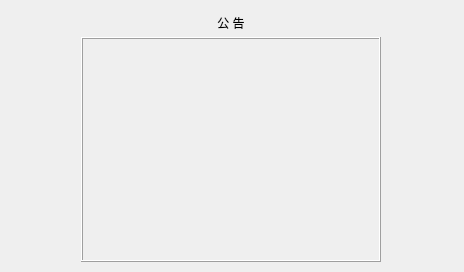
<?xml version="1.0" encoding="UTF-8"?>
<ui version="4.0">
 <class>WndClientLogin</class>
 <widget class="QDialog" name="WndClientLogin">
  <property name="geometry">
   <rect>
    <x>0</x>
    <y>0</y>
    <width>464</width>
    <height>272</height>
   </rect>
  </property>
  <property name="windowTitle">
   <string>Login</string>
  </property>
  <property name="sizeGripEnabled">
   <bool>false</bool>
  </property>
  <property name="modal">
   <bool>false</bool>
  </property>
  <widget class="QStackedWidget" name="stack_widget">
   <property name="geometry">
    <rect>
     <x>0</x>
     <y>0</y>
     <width>461</width>
     <height>271</height>
    </rect>
   </property>
   <property name="toolTip">
    <string/>
   </property>
   <property name="currentIndex">
    <number>4</number>
   </property>
   <widget class="QWidget" name="page_login">
    <layout class="QGridLayout" name="gridLayout_13">
     <property name="leftMargin">
      <number>0</number>
     </property>
     <property name="topMargin">
      <number>0</number>
     </property>
     <property name="rightMargin">
      <number>0</number>
     </property>
     <property name="bottomMargin">
      <number>0</number>
     </property>
     <item row="0" column="0">
      <widget class="QWidget" name="widget" native="true">
       <layout class="QGridLayout" name="gridLayout_6">
        <item row="0" column="1">
         <spacer name="verticalSpacer">
          <property name="orientation">
           <enum>Qt::Vertical</enum>
          </property>
          <property name="sizeHint" stdset="0">
           <size>
            <width>20</width>
            <height>81</height>
           </size>
          </property>
         </spacer>
        </item>
        <item row="1" column="0">
         <spacer name="horizontalSpacer_9">
          <property name="orientation">
           <enum>Qt::Horizontal</enum>
          </property>
          <property name="sizeHint" stdset="0">
           <size>
            <width>75</width>
            <height>20</height>
           </size>
          </property>
         </spacer>
        </item>
        <item row="1" column="1">
         <layout class="QGridLayout" name="gridLayout">
          <item row="0" column="0" colspan="4">
           <layout class="QGridLayout" name="gridLayout_2">
            <item row="0" column="1">
             <widget class="QLineEdit" name="edt_login_account">
              <property name="text">
               <string>111111</string>
              </property>
             </widget>
            </item>
            <item row="1" column="0">
             <widget class="QLabel" name="label_2">
              <property name="text">
               <string>密码:</string>
              </property>
              <property name="buddy">
               <cstring>edt_login_pwd</cstring>
              </property>
             </widget>
            </item>
            <item row="1" column="1">
             <widget class="QLineEdit" name="edt_login_pwd">
              <property name="text">
               <string>222222</string>
              </property>
             </widget>
            </item>
            <item row="0" column="0">
             <widget class="QLabel" name="label">
              <property name="text">
               <string>账号:</string>
              </property>
              <property name="buddy">
               <cstring>edt_login_account</cstring>
              </property>
             </widget>
            </item>
           </layout>
          </item>
          <item row="1" column="0">
           <spacer name="horizontalSpacer_3">
            <property name="orientation">
             <enum>Qt::Horizontal</enum>
            </property>
            <property name="sizeHint" stdset="0">
             <size>
              <width>31</width>
              <height>20</height>
             </size>
            </property>
           </spacer>
          </item>
          <item row="1" column="1">
           <widget class="QPushButton" name="btn_login">
            <property name="cursor">
             <cursorShape>PointingHandCursor</cursorShape>
            </property>
            <property name="text">
             <string>登 录</string>
            </property>
           </widget>
          </item>
          <item row="1" column="2">
           <widget class="QPushButton" name="btn_unbind">
            <property name="cursor">
             <cursorShape>PointingHandCursor</cursorShape>
            </property>
            <property name="text">
             <string>解 绑</string>
            </property>
           </widget>
          </item>
          <item row="1" column="3">
           <widget class="QPushButton" name="btn_exit">
            <property name="cursor">
             <cursorShape>PointingHandCursor</cursorShape>
            </property>
            <property name="text">
             <string>退 出</string>
            </property>
           </widget>
          </item>
         </layout>
        </item>
        <item row="1" column="2">
         <spacer name="horizontalSpacer_10">
          <property name="orientation">
           <enum>Qt::Horizontal</enum>
          </property>
          <property name="sizeHint" stdset="0">
           <size>
            <width>74</width>
            <height>20</height>
           </size>
          </property>
         </spacer>
        </item>
        <item row="2" column="1">
         <spacer name="verticalSpacer_2">
          <property name="orientation">
           <enum>Qt::Vertical</enum>
          </property>
          <property name="sizeHint" stdset="0">
           <size>
            <width>20</width>
            <height>80</height>
           </size>
          </property>
         </spacer>
        </item>
       </layout>
      </widget>
     </item>
    </layout>
   </widget>
   <widget class="QWidget" name="page_reg">
    <layout class="QGridLayout" name="gridLayout_10">
     <property name="leftMargin">
      <number>0</number>
     </property>
     <property name="topMargin">
      <number>0</number>
     </property>
     <property name="rightMargin">
      <number>0</number>
     </property>
     <property name="bottomMargin">
      <number>0</number>
     </property>
     <item row="0" column="0">
      <widget class="QWidget" name="widget_2" native="true">
       <layout class="QGridLayout" name="gridLayout_7">
        <item row="1" column="0">
         <spacer name="horizontalSpacer_11">
          <property name="orientation">
           <enum>Qt::Horizontal</enum>
          </property>
          <property name="sizeHint" stdset="0">
           <size>
            <width>63</width>
            <height>20</height>
           </size>
          </property>
         </spacer>
        </item>
        <item row="1" column="1" colspan="3">
         <layout class="QGridLayout" name="gridLayout_3">
          <item row="2" column="0">
           <widget class="QLabel" name="label_3">
            <property name="text">
             <string>QQ:</string>
            </property>
           </widget>
          </item>
          <item row="1" column="0">
           <widget class="QLabel" name="label_6">
            <property name="text">
             <string>密码:</string>
            </property>
           </widget>
          </item>
          <item row="0" column="0">
           <widget class="QLabel" name="label_5">
            <property name="text">
             <string>账号:</string>
            </property>
           </widget>
          </item>
          <item row="0" column="1">
           <widget class="QLineEdit" name="edt_reg_account">
            <property name="toolTip">
             <string>字母数字组合, 6-12位</string>
            </property>
            <property name="text">
             <string>111111</string>
            </property>
           </widget>
          </item>
          <item row="2" column="1">
           <widget class="QLineEdit" name="edt_reg_qq">
            <property name="toolTip">
             <string>字母数字组合, 5-10位</string>
            </property>
            <property name="text">
             <string>333333</string>
            </property>
           </widget>
          </item>
          <item row="1" column="1">
           <widget class="QLineEdit" name="edt_reg_pwd">
            <property name="toolTip">
             <string>字母数字组合, 6-12位</string>
            </property>
            <property name="text">
             <string>222222</string>
            </property>
           </widget>
          </item>
         </layout>
        </item>
        <item row="1" column="4">
         <spacer name="horizontalSpacer_12">
          <property name="orientation">
           <enum>Qt::Horizontal</enum>
          </property>
          <property name="sizeHint" stdset="0">
           <size>
            <width>62</width>
            <height>20</height>
           </size>
          </property>
         </spacer>
        </item>
        <item row="2" column="1">
         <spacer name="horizontalSpacer_5">
          <property name="orientation">
           <enum>Qt::Horizontal</enum>
          </property>
          <property name="sizeHint" stdset="0">
           <size>
            <width>53</width>
            <height>20</height>
           </size>
          </property>
         </spacer>
        </item>
        <item row="2" column="2">
         <widget class="QPushButton" name="btn_reg">
          <property name="cursor">
           <cursorShape>PointingHandCursor</cursorShape>
          </property>
          <property name="text">
           <string>注 册</string>
          </property>
         </widget>
        </item>
        <item row="2" column="3">
         <spacer name="horizontalSpacer_6">
          <property name="orientation">
           <enum>Qt::Horizontal</enum>
          </property>
          <property name="sizeHint" stdset="0">
           <size>
            <width>53</width>
            <height>20</height>
           </size>
          </property>
         </spacer>
        </item>
        <item row="0" column="2">
         <spacer name="verticalSpacer_3">
          <property name="orientation">
           <enum>Qt::Vertical</enum>
          </property>
          <property name="sizeHint" stdset="0">
           <size>
            <width>20</width>
            <height>55</height>
           </size>
          </property>
         </spacer>
        </item>
        <item row="3" column="2">
         <spacer name="verticalSpacer_4">
          <property name="orientation">
           <enum>Qt::Vertical</enum>
          </property>
          <property name="sizeHint" stdset="0">
           <size>
            <width>20</width>
            <height>54</height>
           </size>
          </property>
         </spacer>
        </item>
       </layout>
      </widget>
     </item>
    </layout>
   </widget>
   <widget class="QWidget" name="page_pay">
    <layout class="QGridLayout" name="gridLayout_11">
     <property name="leftMargin">
      <number>0</number>
     </property>
     <property name="topMargin">
      <number>0</number>
     </property>
     <property name="rightMargin">
      <number>0</number>
     </property>
     <property name="bottomMargin">
      <number>0</number>
     </property>
     <item row="0" column="0">
      <widget class="QWidget" name="widget_3" native="true">
       <layout class="QGridLayout" name="gridLayout_8">
        <item row="0" column="2">
         <spacer name="verticalSpacer_5">
          <property name="orientation">
           <enum>Qt::Vertical</enum>
          </property>
          <property name="sizeHint" stdset="0">
           <size>
            <width>20</width>
            <height>62</height>
           </size>
          </property>
         </spacer>
        </item>
        <item row="1" column="1" colspan="3">
         <layout class="QVBoxLayout" name="verticalLayout_2">
          <item>
           <widget class="QLabel" name="label_13">
            <property name="text">
             <string>账号:</string>
            </property>
           </widget>
          </item>
          <item>
           <widget class="QLineEdit" name="edt_pay_account">
            <property name="text">
             <string/>
            </property>
           </widget>
          </item>
         </layout>
        </item>
        <item row="2" column="0">
         <spacer name="horizontalSpacer_13">
          <property name="orientation">
           <enum>Qt::Horizontal</enum>
          </property>
          <property name="sizeHint" stdset="0">
           <size>
            <width>74</width>
            <height>20</height>
           </size>
          </property>
         </spacer>
        </item>
        <item row="2" column="1" colspan="3">
         <layout class="QVBoxLayout" name="verticalLayout">
          <item>
           <widget class="QLabel" name="lbe_pay_key">
            <property name="toolTip">
             <string>&gt;&gt; 点我购卡 &lt;&lt;</string>
            </property>
            <property name="text">
             <string>充值卡号:</string>
            </property>
            <property name="openExternalLinks">
             <bool>false</bool>
            </property>
            <property name="textInteractionFlags">
             <set>Qt::TextSelectableByMouse</set>
            </property>
           </widget>
          </item>
          <item>
           <widget class="QLineEdit" name="edt_pay_key">
            <property name="text">
             <string/>
            </property>
           </widget>
          </item>
         </layout>
        </item>
        <item row="2" column="4">
         <spacer name="horizontalSpacer_14">
          <property name="orientation">
           <enum>Qt::Horizontal</enum>
          </property>
          <property name="sizeHint" stdset="0">
           <size>
            <width>73</width>
            <height>20</height>
           </size>
          </property>
         </spacer>
        </item>
        <item row="3" column="1">
         <spacer name="horizontalSpacer_7">
          <property name="orientation">
           <enum>Qt::Horizontal</enum>
          </property>
          <property name="sizeHint" stdset="0">
           <size>
            <width>42</width>
            <height>20</height>
           </size>
          </property>
         </spacer>
        </item>
        <item row="3" column="2">
         <widget class="QPushButton" name="btn_pay">
          <property name="cursor">
           <cursorShape>PointingHandCursor</cursorShape>
          </property>
          <property name="text">
           <string>充 值</string>
          </property>
         </widget>
        </item>
        <item row="3" column="3">
         <spacer name="horizontalSpacer_8">
          <property name="orientation">
           <enum>Qt::Horizontal</enum>
          </property>
          <property name="sizeHint" stdset="0">
           <size>
            <width>42</width>
            <height>20</height>
           </size>
          </property>
         </spacer>
        </item>
        <item row="4" column="2">
         <spacer name="verticalSpacer_6">
          <property name="orientation">
           <enum>Qt::Vertical</enum>
          </property>
          <property name="sizeHint" stdset="0">
           <size>
            <width>20</width>
            <height>61</height>
           </size>
          </property>
         </spacer>
        </item>
       </layout>
      </widget>
     </item>
    </layout>
   </widget>
   <widget class="QWidget" name="page_modify">
    <layout class="QGridLayout" name="gridLayout_16">
     <property name="leftMargin">
      <number>0</number>
     </property>
     <property name="topMargin">
      <number>0</number>
     </property>
     <property name="rightMargin">
      <number>0</number>
     </property>
     <property name="bottomMargin">
      <number>0</number>
     </property>
     <item row="0" column="0">
      <widget class="QWidget" name="widget_4" native="true">
       <layout class="QGridLayout" name="gridLayout_4">
        <item row="0" column="2">
         <spacer name="verticalSpacer_7">
          <property name="orientation">
           <enum>Qt::Vertical</enum>
          </property>
          <property name="sizeHint" stdset="0">
           <size>
            <width>20</width>
            <height>68</height>
           </size>
          </property>
         </spacer>
        </item>
        <item row="1" column="0">
         <spacer name="horizontalSpacer_15">
          <property name="orientation">
           <enum>Qt::Horizontal</enum>
          </property>
          <property name="sizeHint" stdset="0">
           <size>
            <width>69</width>
            <height>20</height>
           </size>
          </property>
         </spacer>
        </item>
        <item row="1" column="1" colspan="3">
         <layout class="QGridLayout" name="gridLayout_5">
          <item row="0" column="0">
           <widget class="QLabel" name="label_10">
            <property name="text">
             <string>账号:</string>
            </property>
           </widget>
          </item>
          <item row="0" column="1">
           <widget class="QLineEdit" name="edt_modify_account"/>
          </item>
          <item row="1" column="0">
           <widget class="QLabel" name="label_12">
            <property name="text">
             <string>QQ:</string>
            </property>
           </widget>
          </item>
          <item row="1" column="1">
           <widget class="QLineEdit" name="edt_modify_qq"/>
          </item>
          <item row="2" column="0">
           <widget class="QLabel" name="label_11">
            <property name="text">
             <string>新密码:</string>
            </property>
           </widget>
          </item>
          <item row="2" column="1">
           <widget class="QLineEdit" name="edt_modify_new_pwd"/>
          </item>
         </layout>
        </item>
        <item row="1" column="4">
         <spacer name="horizontalSpacer_16">
          <property name="orientation">
           <enum>Qt::Horizontal</enum>
          </property>
          <property name="sizeHint" stdset="0">
           <size>
            <width>68</width>
            <height>20</height>
           </size>
          </property>
         </spacer>
        </item>
        <item row="2" column="1">
         <spacer name="horizontalSpacer_2">
          <property name="orientation">
           <enum>Qt::Horizontal</enum>
          </property>
          <property name="sizeHint" stdset="0">
           <size>
            <width>47</width>
            <height>20</height>
           </size>
          </property>
         </spacer>
        </item>
        <item row="2" column="2">
         <widget class="QPushButton" name="btn_modify">
          <property name="cursor">
           <cursorShape>PointingHandCursor</cursorShape>
          </property>
          <property name="text">
           <string>改 密</string>
          </property>
         </widget>
        </item>
        <item row="2" column="3">
         <spacer name="horizontalSpacer">
          <property name="orientation">
           <enum>Qt::Horizontal</enum>
          </property>
          <property name="sizeHint" stdset="0">
           <size>
            <width>47</width>
            <height>20</height>
           </size>
          </property>
         </spacer>
        </item>
        <item row="3" column="2">
         <spacer name="verticalSpacer_8">
          <property name="orientation">
           <enum>Qt::Vertical</enum>
          </property>
          <property name="sizeHint" stdset="0">
           <size>
            <width>20</width>
            <height>67</height>
           </size>
          </property>
         </spacer>
        </item>
       </layout>
      </widget>
     </item>
    </layout>
   </widget>
   <widget class="QWidget" name="page_notice">
    <layout class="QGridLayout" name="gridLayout_9" rowstretch="1,8">
     <property name="verticalSpacing">
      <number>0</number>
     </property>
     <item row="0" column="1">
      <widget class="QLabel" name="label_4">
       <property name="text">
        <string>公 告</string>
       </property>
       <property name="alignment">
        <set>Qt::AlignCenter</set>
       </property>
      </widget>
     </item>
     <item row="1" column="0">
      <spacer name="horizontalSpacer_4">
       <property name="orientation">
        <enum>Qt::Horizontal</enum>
       </property>
       <property name="sizeHint" stdset="0">
        <size>
         <width>40</width>
         <height>20</height>
        </size>
       </property>
      </spacer>
     </item>
     <item row="1" column="1">
      <widget class="QLabel" name="lbe_notice_text">
       <property name="minimumSize">
        <size>
         <width>300</width>
         <height>0</height>
        </size>
       </property>
       <property name="frameShape">
        <enum>QFrame::Box</enum>
       </property>
       <property name="frameShadow">
        <enum>QFrame::Raised</enum>
       </property>
       <property name="midLineWidth">
        <number>0</number>
       </property>
       <property name="text">
        <string/>
       </property>
       <property name="alignment">
        <set>Qt::AlignLeading|Qt::AlignLeft|Qt::AlignTop</set>
       </property>
       <property name="wordWrap">
        <bool>true</bool>
       </property>
      </widget>
     </item>
     <item row="1" column="2">
      <spacer name="horizontalSpacer_17">
       <property name="orientation">
        <enum>Qt::Horizontal</enum>
       </property>
       <property name="sizeHint" stdset="0">
        <size>
         <width>40</width>
         <height>20</height>
        </size>
       </property>
      </spacer>
     </item>
    </layout>
   </widget>
  </widget>
 </widget>
 <resources/>
 <connections/>
</ui>
